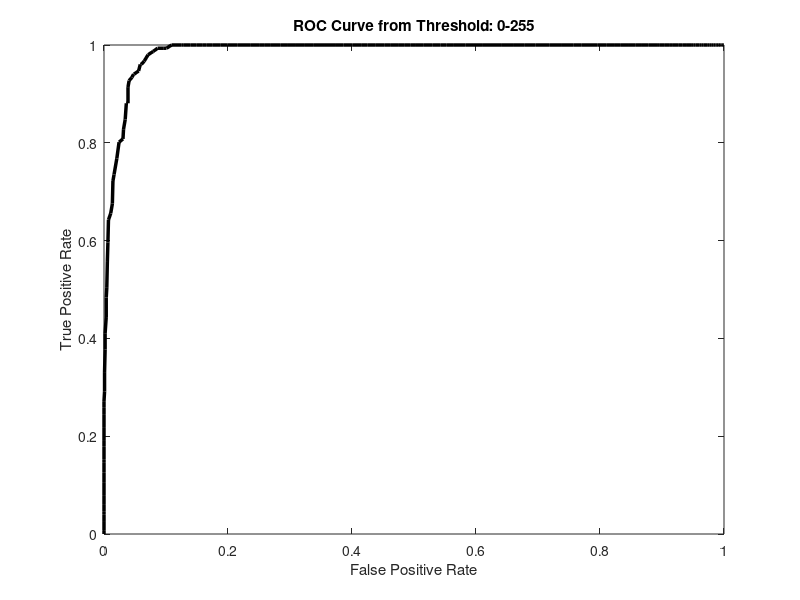
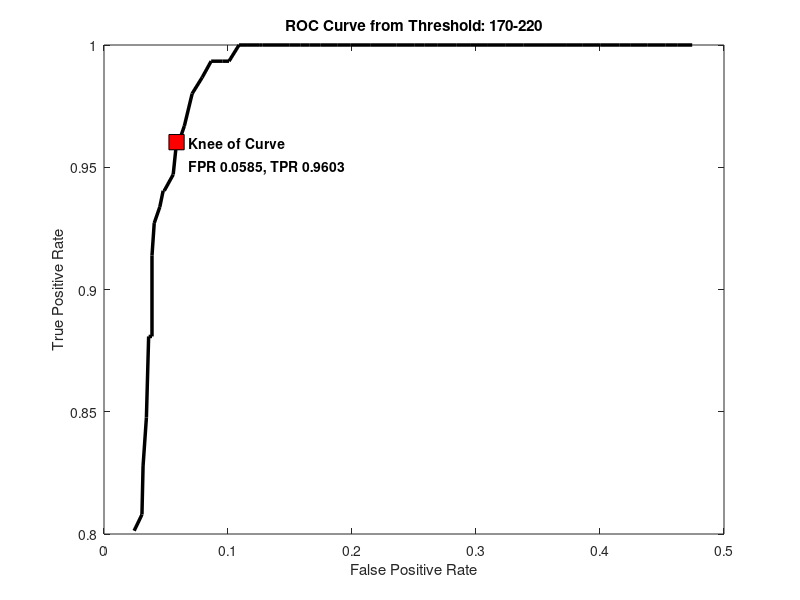

Source code (MATLAB) for these figures, in order:
clc 
clear all
close all
data = load('TPR_FPR.txt');
data1 = load('TP_FP.txt');
TP = data1(:,2);
FP = data1(:,3);
TPR = data(:,1);
FPR = data(:,2);

for i=1:length(FPR)
    dist(i) = sqrt((TPR(i) - 1)^2 + (FPR(i) - 0)^2);
end

mindist = min(dist);
index = find(mindist == dist);
TPR_min = TPR(index);
FPR_min = FPR(index);
TP_min = TP(index);
FP_min = FP(index);
Actual_Index = index-1;

figure()
plot(FPR, TPR,'linewidth',2.5,'color','black');
xlabel('False Positive Rate')
ylabel('True Positive Rate')
title('ROC Curve from Threshold: 0-255')

figure()
plot(FPR(171:221), TPR(171:221),'linewidth',2.5,'color','black');
hold on
plot(FPR(index), TPR(index), 'square','MarkerSize',11,'MarkerEdgeColor','black', 'MarkerFaceColor','red')
xlabel('False Positive Rate')
ylabel('True Positive Rate')
title('ROC Curve from Threshold: 170-220')
% xlim([0 1]);
% ylim([0 1]);
textspec2='Knee of Curve';
Text_on_plot2=sprintf(textspec2);
text(FPR(index)+0.01,TPR(index),Text_on_plot2,'color','black','FontSize',10,'FontWeight','bold')

textspec23='FPR %.4f, TPR %.4f';
Text_on_plot23=sprintf(textspec23,FPR(index),TPR(index));
text(FPR(index)+0.01,TPR(index)-0.01,Text_on_plot23,'color','black','FontSize',10,'FontWeight','bold')